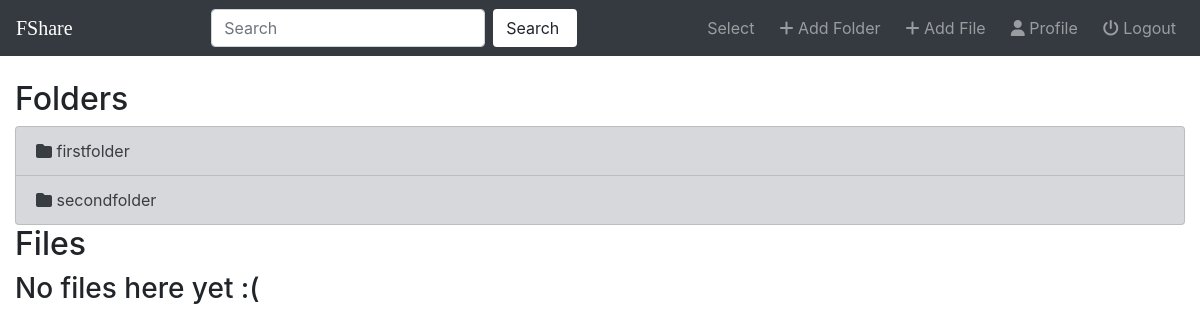
Before: /fileshare/ (signed in) with the older database file.
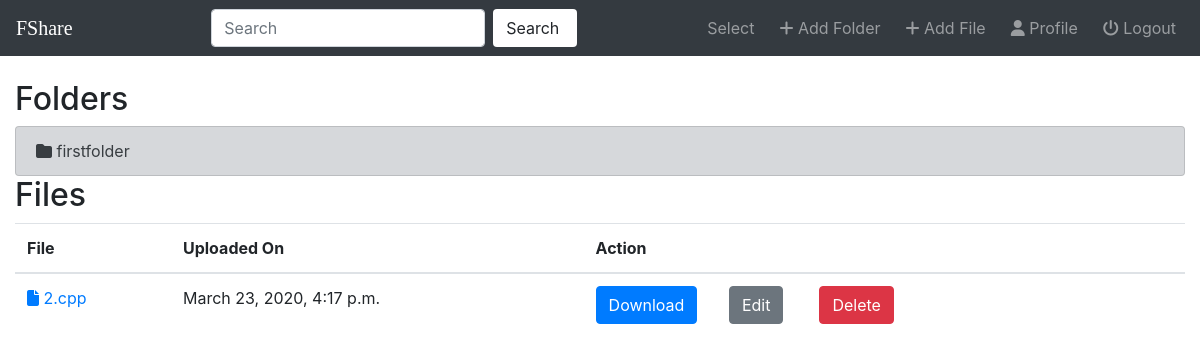
After: the same page with the newer database file.
### fileshare/models.py (models this page shows, shortened)
class Folder(models.Model):
    user = models.ForeignKey(User,on_delete=models.CASCADE,default=1)
    name = models.CharField(max_length=50)
    linkedfolder = models.ForeignKey("self",on_delete=models.CASCADE,null=True,blank=True)
    lastmodified = models.DateTimeField(auto_now=True)
    def __str__(self):
        return self.name

class File(models.Model):
    user = models.ForeignKey(User,on_delete=models.CASCADE,default=1)
    folder=models.ForeignKey(Folder,on_delete=models.CASCADE,null=True,blank=True)
    name = models.CharField(max_length=50,null=True,blank=True)
    file=models.FileField();
    created_on = models.DateTimeField(auto_now_add=True)

### fileshare/views.py (the view)
# urls.py: path('', views.index,name='index'),
def index(request):
    user_folders = Folder.objects.filter(user=request.user)
    user_files = File.objects.filter(user=request.user)
    all_folders = user_folders.filter(linkedfolder__isnull=True)
    all_files = user_files.filter(folder__isnull=True)
    context = { 'all_folders':all_folders,'all_files':all_files }
    return render(request,'fileshare/index.html',context)

### fileshare/templates/fileshare/index.html (shortened to what this page needs)
{% extends 'fileshare/base.html' %}
{% block body %}
<h2> Folders </h2>
{% if all_folders %}
<div class="list-group">
  {% for folder in all_folders %}
   <a href="{% url 'fileshare:detail' folder.pk %}" class="list-group-item list-group-item-action list-group-item-secondary "><i class='fas fa-folder'></i> {{ folder }}</a>
  {% endfor %}
</div>
{% else %}
  <h3> No folders here yet :( </h3>
{% endif %}
<h2> Files </h2>
{% if all_files %}
<div class="table-responsive">
   <table class="table table-hover">
     <thead style="border-color:white">
       <tr>
         <th>File</th>
         <th>Uploaded On</th>
         <th>Action</th>
       </tr>
     </thead>
     <tbody>
         {% for file in all_files %}
         <tr>
           <td> <a href="{{ file.file.url }}" target="_blank"><i class="fas fa-file"></i> {{ file.name }} </a> </td>
           <td> {{ file.created_on }}</td>
           <td>
             <a href="{{ file.file.url }}" target="_blank" download><button type="button" class="btn btn-primary">Download</button></a>&nbsp;&nbsp;&nbsp;&nbsp;&nbsp;&nbsp;
             <a href="{% url 'fileshare:file-update' file.pk %}"> <button type="button" class="btn btn-secondary"> Edit </button> </a>&nbsp;&nbsp;&nbsp;&nbsp;&nbsp;&nbsp;
             <button type="button" class="btn btn-danger" data-toggle="modal" data-target="#myModal{{file.pk}}">Delete </button>
           </td>
         </tr>
        {% endfor %}
     </tbody>
   </table>
 </div>
{% else %}
  <h3> No files here yet :( </h3>
{% endif %}
{% endblock %}

Changed rows visible on the page:
removed Folder: name "secondfolder"
added File: name "2.cpp", created_on "March 23, 2020, 4:17 p.m."
Other visible differences:
text no longer shown: "No files here yet :("
text now shown: "File Uploaded On Action"
